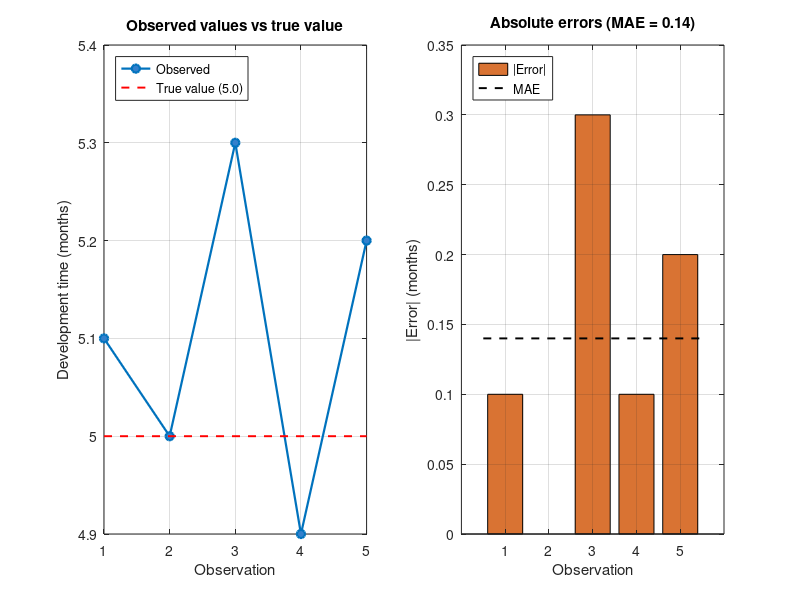

Write MATLAB code to recreate this figure.
%% Question 1: Types of Variables, Measurement Scales and Measurement Error
% Student: M. Abdullah (FA23-BSE-129) | Subject: Statistics and Probability
clc; clear; close all;

%% ---- A. Classification of variables (manual work, from the assignment) ----
vars   = {'Project ID'; 'Programming Language'; 'Number of Developers'; ...
          'Project Type'; 'Development Time'; 'Customer Satisfaction'};
vtype  = {'Qualitative'; 'Qualitative'; 'Quantitative (Discrete)'; ...
          'Qualitative'; 'Quantitative (Continuous)'; 'Qualitative (Ordinal rating)'};
vscale = {'Nominal'; 'Nominal'; 'Ratio'; 'Nominal'; 'Ratio'; 'Ordinal'};
fprintf('%-24s %-30s %s\n', 'Variable', 'Type', 'Scale');
fprintf('%s\n', repmat('-', 1, 70));
for i = 1:numel(vars)
    fprintf('%-24s %-30s %s\n', vars{i}, vtype{i}, vscale{i});
end

%% ---- B. Measurement error ----
trueVal = 5.0;                         % true value (months)
err     = [0.1 0 0.3 -0.1 0.2];        % ME = observed - true
obs     = trueVal + err;               % observed development times
absErr  = abs(err);
MAE     = mean(absErr);

fprintf('\nTrue value            : %.1f months\n', trueVal);
fprintf('Observed values       : %s\n', num2str(obs));
fprintf('Errors (obs - true)   : %s\n', num2str(err));
fprintf('Absolute errors       : %s\n', num2str(absErr));
fprintf('Mean absolute error   : %.2f months\n', MAE);
fprintf('Manual result 0.14    : %s\n', ifelse(abs(MAE-0.14) < 1e-10, 'AGREES', 'DISAGREES'));

%% ---- C. Graph ----
figure('Position', [100 100 900 380]);
subplot(1,2,1);
plot(1:5, obs, '-o', 'LineWidth', 1.6, 'MarkerFaceColor', [0.2 0.5 0.8]); hold on;
plot([1 5], [trueVal trueVal], 'r--', 'LineWidth', 1.4);
grid on; xlabel('Observation'); ylabel('Development time (months)');
title('Observed values vs true value'); legend('Observed', 'True value (5.0)', 'Location', 'northwest');
subplot(1,2,2);
bar(1:5, absErr, 'FaceColor', [0.85 0.45 0.2]); hold on;
plot([0.5 5.5], [MAE MAE], 'k--', 'LineWidth', 1.4);
grid on; xlabel('Observation'); ylabel('|Error| (months)');
title(sprintf('Absolute errors (MAE = %.2f)', MAE)); legend('|Error|', 'MAE', 'Location', 'northwest');
print('-dpng', '-r130', 'images/Q1_measurement_error.png');

function out = ifelse(c, a, b)
if c, out = a; else, out = b; end
end
